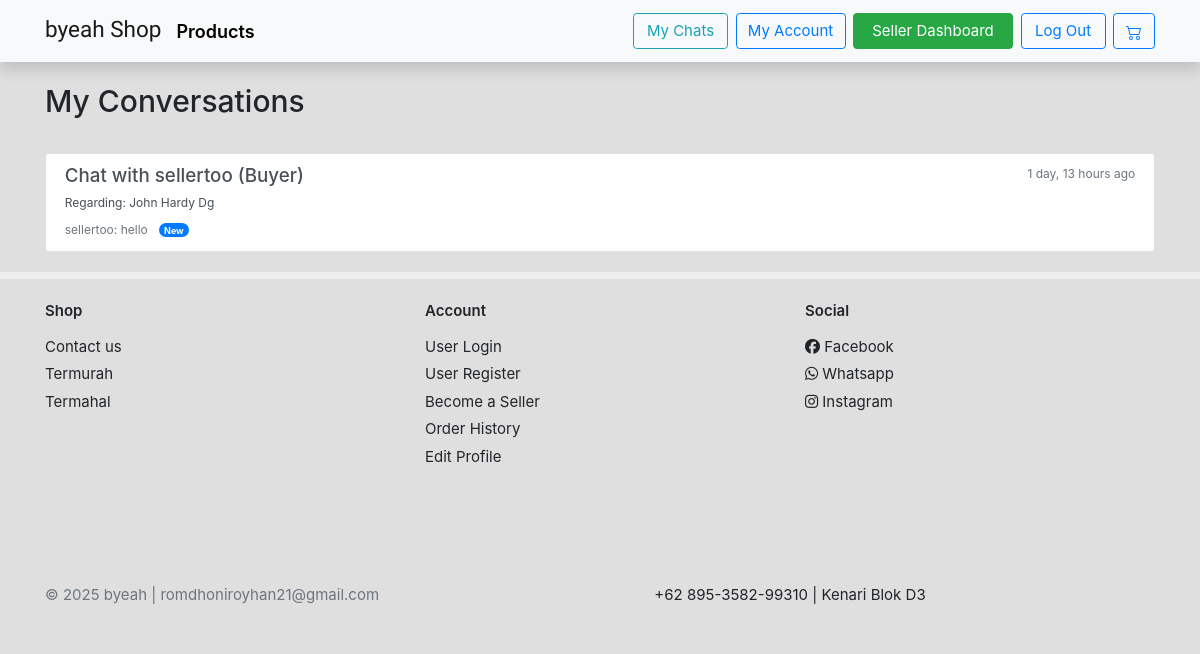
The app's page /chat/my-chats/ (signed in) with its own data.
### chat/models.py (models this page shows, shortened)
class ChatSession(models.Model):
    buyer = models.ForeignKey(User, related_name='buyer_chat_sessions', on_delete=models.CASCADE)
    seller = models.ForeignKey(User, related_name='seller_chat_sessions', on_delete=models.CASCADE)
    product = models.ForeignKey(Product, related_name='chat_sessions', on_delete=models.SET_NULL, null=True, blank=True)
    created_at = models.DateTimeField(auto_now_add=True) # Timestamp of session creation
    updated_at = models.DateTimeField(auto_now=True) # Timestamp of the last message or update
    class Meta:
        unique_together = ('buyer', 'seller', 'product') # Prevents multiple sessions for the same context if product is involved
        ordering = ['-updated_at'] # Order sessions by the most recently active

class ChatMessage(models.Model):
    session = models.ForeignKey(ChatSession, related_name='messages', on_delete=models.CASCADE)
    sender = models.ForeignKey(User, related_name='sent_messages', on_delete=models.CASCADE)
    content = models.TextField()
    timestamp = models.DateTimeField(auto_now_add=True)
    is_read = models.BooleanField(default=False)
    class Meta:
        ordering = ['timestamp']

### home/models.py (models this page shows, shortened)
class Product(models.Model):
    category        = models.ForeignKey(Category,related_name='product', on_delete=models.CASCADE)
    seller          = models.ForeignKey(User, related_name='products', on_delete=models.CASCADE, null=True, blank=True)
    name            = models.CharField(max_length=255,unique=True)
    old_price       = models.DecimalField(blank=True,null=True,max_digits=12,decimal_places=2)
    price           = models.DecimalField(max_digits=12,decimal_places=2)
    main_image      = models.ImageField(upload_to='images/', blank=True, null=True)
    description     = models.TextField()
    upload_time     = models.DateField(auto_now_add=True)
    stock           = models.IntegerField(default=1)
    slug            = models.SlugField(blank=True)

### chat/views.py (the view)
# urls.py: path('my-chats/', views.my_chat_list_view, name='my_chat_list'),
@login_required
def my_chat_list_view(request):
    chat_sessions = ChatSession.objects.filter(
        Q(buyer=request.user) | Q(seller=request.user)
    ).select_related('buyer', 'seller', 'product').distinct().order_by('-updated_at')
    context = {
        'chat_sessions': chat_sessions,
        'page_title': "My Conversations"
    }
    return render(request, 'chat/my_chat_list.html', context)

### templates/chat/my_chat_list.html (shortened to what this page needs)
{% extends 'base.html' %}
{% load static %}
{% load humanize %}
{% block content %}
<section class="under-nav">
    <div class="container mt-4">
        <header class="mb-4 d-flex justify-content-between align-items-center">
            <h2 class="card-title">{{ page_title|default:"My Conversations" }}</h2>
        </header>
        {% if chat_sessions %}
            <div class="list-group">
                {% for session in chat_sessions %}
                    {% if request.user == session.buyer %}
                        {% with other_participant=session.seller %}
                        <a href="{% url 'chat:chat_session' session.id %}" class="list-group-item list-group-item-action flex-column align-items-start">
                            <div class="d-flex w-100 justify-content-between">
                                <h5 class="mb-1">Chat with {{ other_participant.username }} {% if session.seller.profile.user_level.name == "Penjual" %}(Seller){% endif %}</h5>
                                <small class="text-muted">{{ session.updated_at|timesince }} ago</small>
                            </div>
                            {% if session.product %}
                                <p class="mb-1"><small>Regarding: {{ session.product.name }}</small></p>
                            {% endif %}
                            {% with last_message=session.messages.last %}
                                {% if last_message %}
                                    <small class="text-muted">
                                        {{ last_message.sender.username }}: {{ last_message.content|truncatewords:10 }}
                                        {% if not last_message.is_read and last_message.sender != request.user %}
                                            <span class="badge badge-pill badge-primary ml-2">New</span>
                                        {% endif %}
                                    </small>
                                {% else %}
                                    <small class="text-muted">No messages yet.</small>
                                {% endif %}
                            {% endwith %}
                        </a>
                        {% endwith %}
                    {% else %}
                        {% with other_participant=session.buyer %}
                        <a href="{% url 'chat:chat_session' session.id %}" class="list-group-item list-group-item-action flex-column align-items-start">
                            <div class="d-flex w-100 justify-content-between">
                                <h5 class="mb-1">Chat with {{ other_participant.username }} (Buyer)</h5>
                                <small class="text-muted">{{ session.updated_at|timesince }} ago</small>
                            </div>
                            {% if session.product %}
                                <p class="mb-1"><small>Regarding: {{ session.product.name }}</small></p>
                            {% endif %}
                            {% with last_message=session.messages.last %}
                                {% if last_message %}
                                    <small class="text-muted">
                                        {{ last_message.sender.username }}: {{ last_message.content|truncatewords:10 }}
                                        {% if not last_message.is_read and last_message.sender != request.user %}
                                            <span class="badge badge-pill badge-primary ml-2">New</span>
                                        {% endif %}
                                    </small>
                                {% else %}
                                    <small class="text-muted">No messages yet.</small>
                                {% endif %}
                            {% endwith %}
                        </a>
                        {% endwith %}
                    {% endif %}
                {% endfor %}
            </div>
        {% else %}
            <div class="alert alert-info mt-3" role="alert">
                You have no active conversations.
            </div>
        {% endif %}
    </div>
</section>
{% endblock content %}

### static/ui.css (style rules this page uses)
html { font-family: "Inter", sans-serif; font-size: 15px; }

### static/style.css (style rules this page uses)
body { background-color: rgba(168, 166, 166,.35); }
.under-nav { margin-top: 83px!important; }
*, *::before, *::after { box-sizing: border-box; }

### records on screen
ChatSession: buyer.username "sellertoo", updated_at "1 day, 13 hours", product.name "John Hardy Dg", messages.last.sender.username "sellertoo", messages.last.content "hello"

### other values on screen
{{ page_title|default:"My Conversations" }} "My Conversations"
